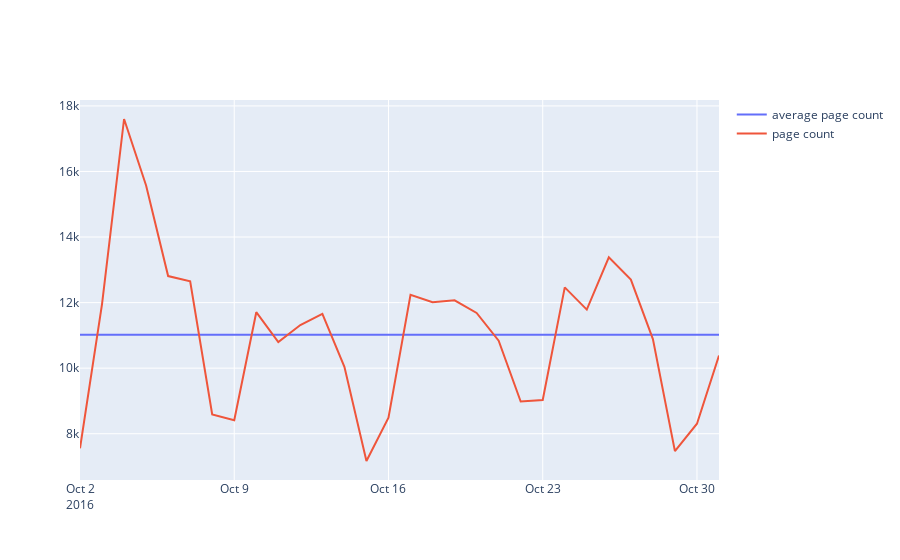

Write notebook code for a chart like this one.
### Code cell
from plotly.subplots import make_subplots
from plotly import graph_objects

fig = graph_objects.Figure()
fig.add_trace(
    graph_objects.Scatter(
        x=df['day_date'],
        y=df['avg_page_cnt'],
        name='average page count'
    )
)
fig.add_trace(
    graph_objects.Scatter(
        x=df['day_date'],
        y=df['page_cnt'],
        name='page count'
    )
)
fig.show()
